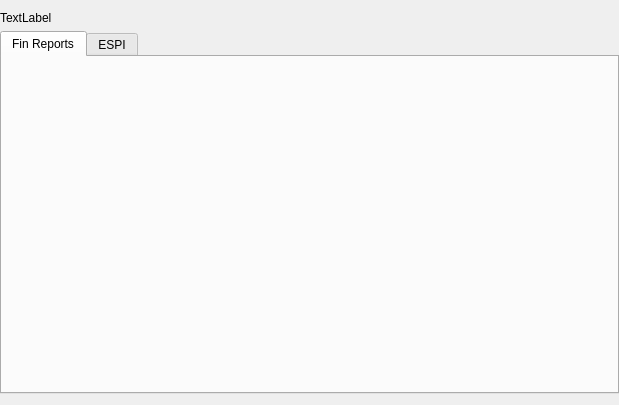
<?xml version="1.0" encoding="UTF-8"?>
<ui version="4.0">
 <class>Summary</class>
 <widget class="QWidget" name="Summary">
  <property name="geometry">
   <rect>
    <x>0</x>
    <y>0</y>
    <width>619</width>
    <height>405</height>
   </rect>
  </property>
  <property name="windowTitle">
   <string>Summary</string>
  </property>
  <layout class="QVBoxLayout" name="verticalLayout">
   <property name="leftMargin">
    <number>0</number>
   </property>
   <property name="rightMargin">
    <number>0</number>
   </property>
   <item>
    <widget class="QLabel" name="stockLabel">
     <property name="text">
      <string>TextLabel</string>
     </property>
    </widget>
   </item>
   <item>
    <widget class="QTabWidget" name="tabWidget">
     <property name="currentIndex">
      <number>0</number>
     </property>
     <widget class="QWidget" name="finReportsTab">
      <attribute name="title">
       <string>Fin Reports</string>
      </attribute>
      <layout class="QVBoxLayout" name="verticalLayout_3">
       <item>
        <widget class="ReportsWidget" name="reportswidget" native="true"/>
       </item>
      </layout>
     </widget>
     <widget class="QWidget" name="espiTab">
      <attribute name="title">
       <string>ESPI</string>
      </attribute>
      <layout class="QVBoxLayout" name="verticalLayout_2">
       <item>
        <widget class="ESPIListWidget" name="espiList"/>
       </item>
      </layout>
     </widget>
    </widget>
   </item>
  </layout>
 </widget>
 <customwidgets>
  <customwidget>
   <class>ReportsWidget</class>
   <extends>QWidget</extends>
   <header>stockmonitor.gui.widget.info.reportswidget</header>
   <container>1</container>
  </customwidget>
  <customwidget>
   <class>ESPIListWidget</class>
   <extends>QListWidget</extends>
   <header>stockmonitor.gui.widget.info.espiwidget</header>
   <container>1</container>
  </customwidget>
 </customwidgets>
 <resources/>
 <connections/>
</ui>
